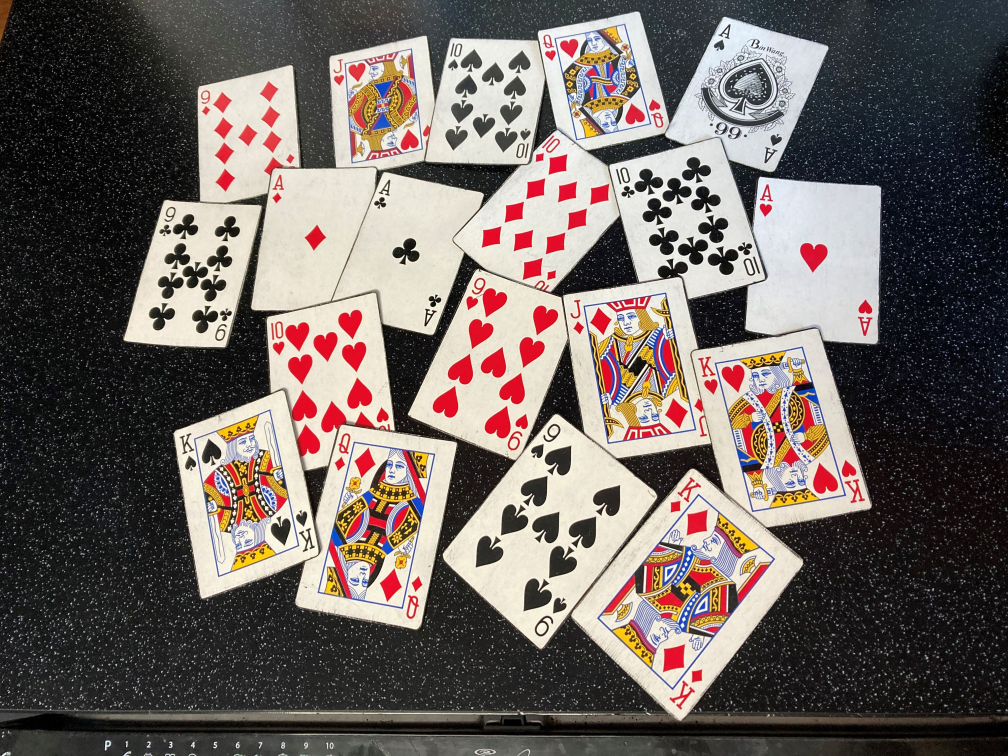
#> input picture WMA_projekt/cards/cards1.jpeg, 4032 x 3024 px (shown at 1/4 size)
$ python Projekt5.py
#> lines starting #> are read from the running program, lines starting #| are printed output that depends on the picture; after the words box and inside, x2 and y2 are one past the last pixel; in counts of white or black regions, pixels touching at a corner belong together
import cv2
import numpy as np
import os

# [62 lines left out: function recognizing_details, not called in this run]

#Reading pictures, Gaussian Blur and converting to gray
img = cv2.imread("cards/cards1.jpeg")
#> img is the input picture: shape (3024, 4032, 3); mean B, G, R 97, 101.3, 110.7
#img_blur = cv2.GaussianBlur(img, (3,3), 0)
img_gray = cv2.cvtColor(img, cv2.COLOR_BGR2GRAY)
#cv2.imshow("Gray", cv2.pyrDown(cv2.pyrDown(img_gray)))
#cv2.waitKey(0)

#Thresholding
_, img_threshold = cv2.threshold(img_gray,187,255, cv2.THRESH_BINARY) #187
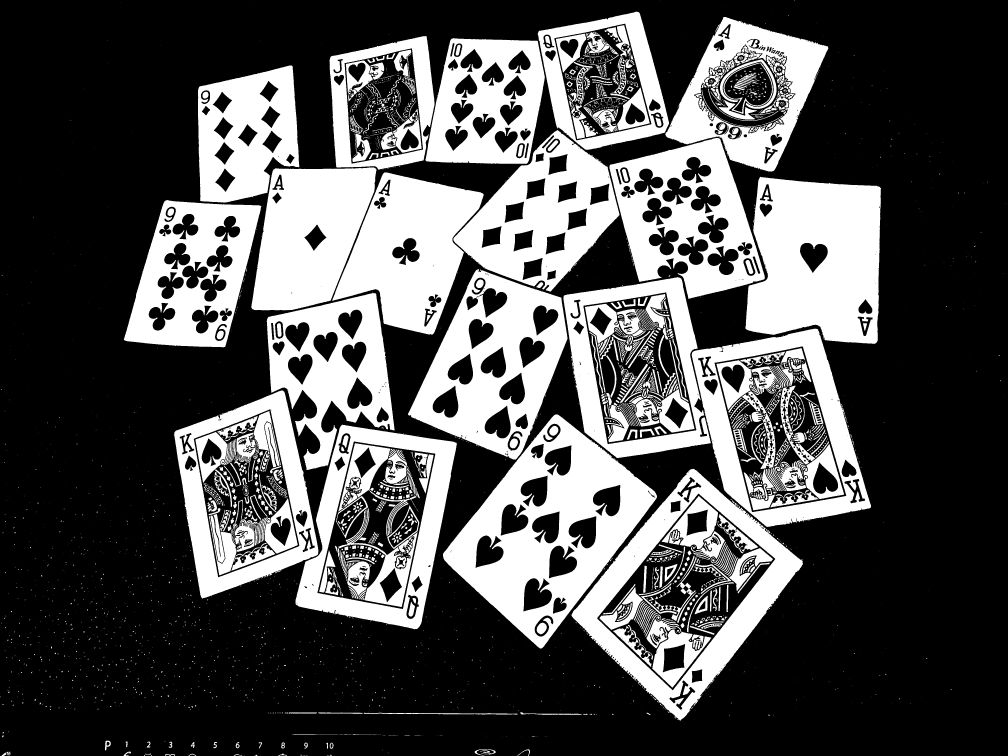
#> img_threshold: shape (3024, 4032) (shown at 1/4 size); 32% white; 3790 white regions (2413 under 20 px), largest, box (x1, y1, x2, y2) and area: (1772, 1657, 2628, 2594) 311111, (2982, 707, 3524, 1375) 288932, (1632, 1076, 2270, 1838) 219492
kernel = np.ones((3,3), np.uint8)
img_threshold2 = cv2.erode(img_threshold, kernel)
#> img_threshold2: shape (3024, 4032); 29.1% white; 3649 white regions (2730 under 20 px)
cv2.imshow("Erozja", cv2.pyrDown(cv2.pyrDown(img_threshold2)))
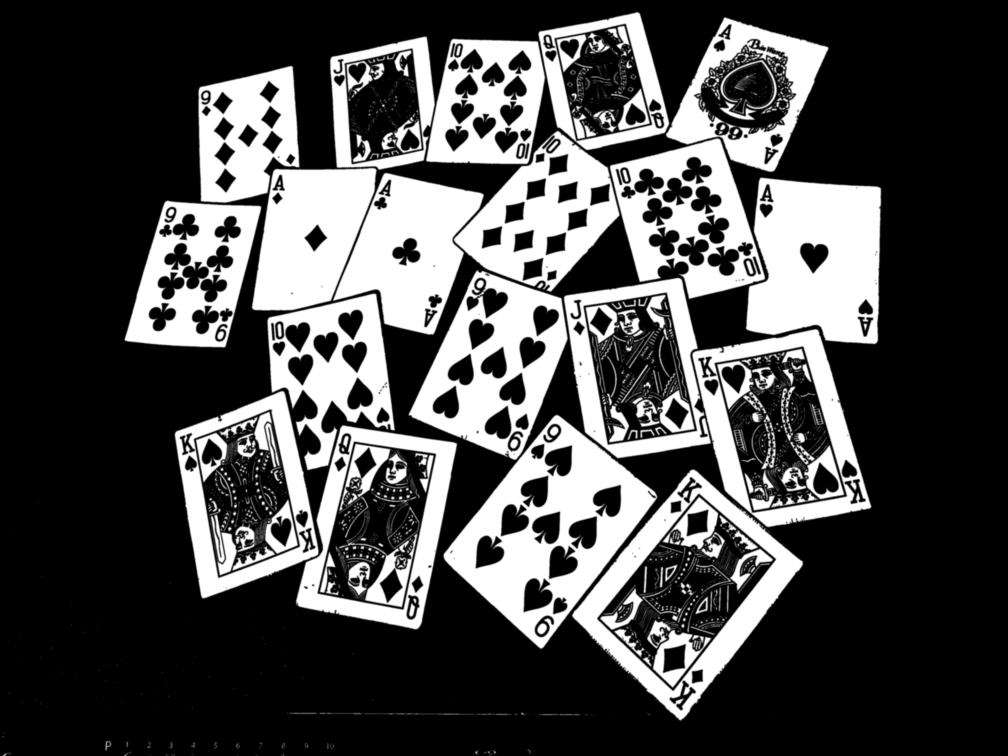
#> window 'Erozja': shape (756, 1008); min 0, max 255, mean 74.2
cv2.imshow("Threshold", cv2.pyrDown(cv2.pyrDown(img_threshold)))
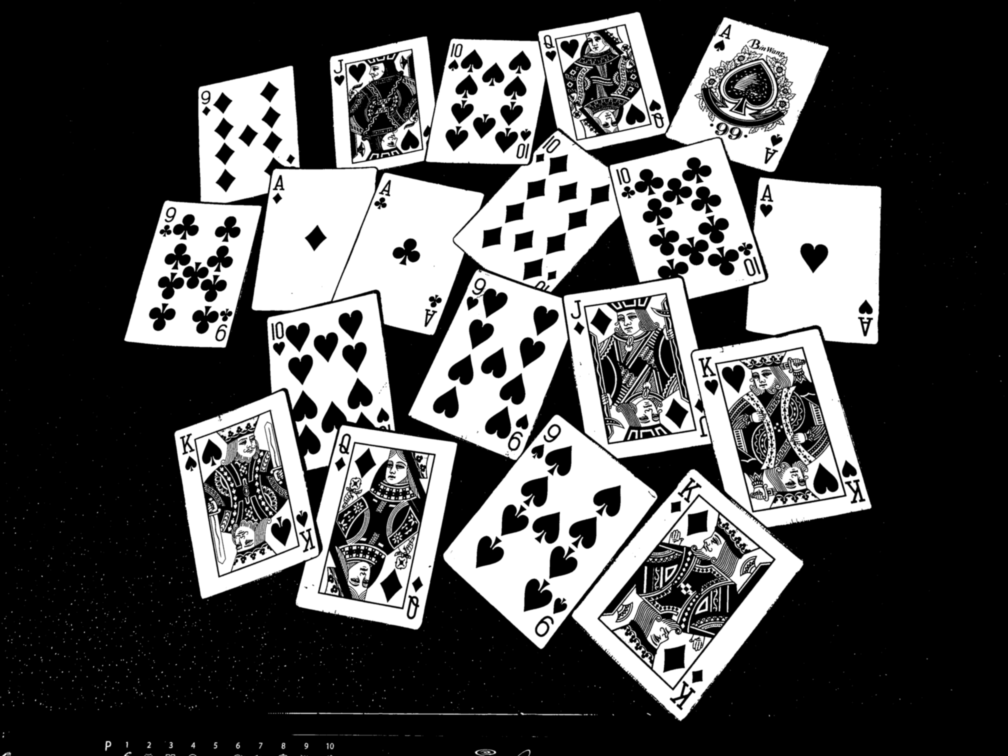
#> window 'Threshold': shape (756, 1008); min 0, max 255, mean 81.7
cv2.waitKey(0)

#Finding contours
contours, hierarchy = cv2.findContours(img_threshold, cv2.RETR_TREE, cv2.CHAIN_APPROX_NONE)
#> contours = 4717 contours, 3208 with area under 20; largest, box (x1, y1, x2, y2) and area: (2286, 1875, 3212, 2883) 472783, (1772, 1657, 2628, 2594) 407427, (2767, 1315, 3484, 2108) 387816, (1182, 1699, 1827, 2517) 365598, (695, 1562, 1274, 2394) 326754
img_contours1 = cv2.drawContours(img.copy(), contours, -1, (0,255,0), 3)
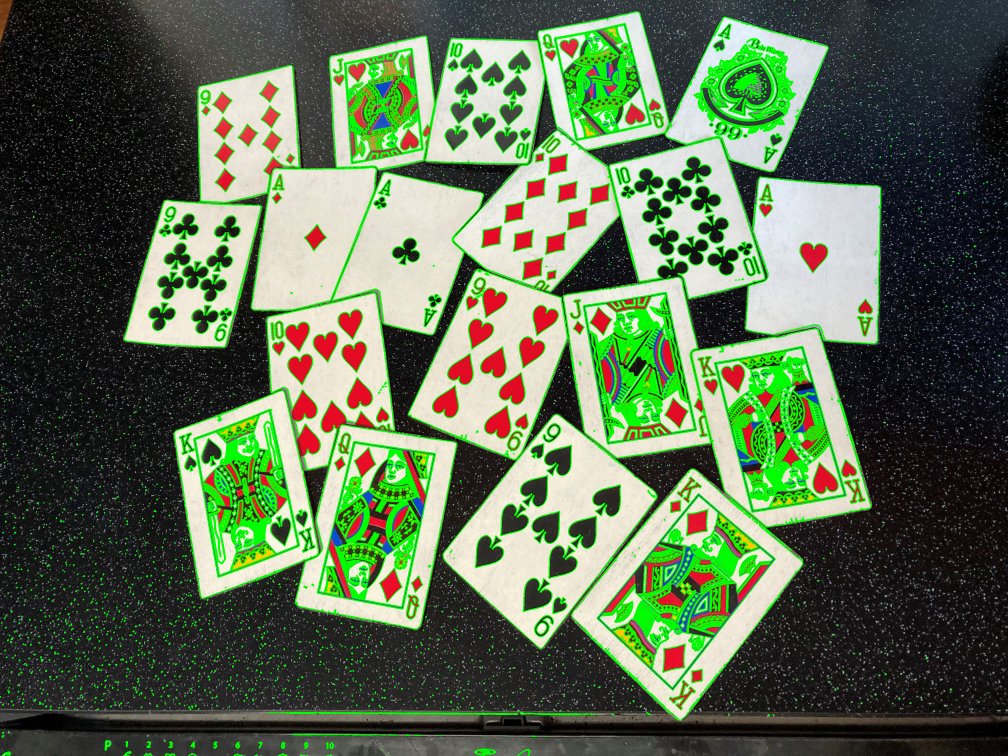
#> img_contours1: shape (3024, 4032, 3) (shown at 1/4 size); mean B, G, R 81.1, 108.7, 91.5
#print("Contours: ", len(hierarchy[0]))
#cv2.imshow("Contours1", cv2.pyrDown(cv2.pyrDown(img_contours1)))
#cv2.waitKey(0)

#Taking contours with area larger than constant
new_hierarchy = []
new_contours = []
for i in range(len(contours)):
    if cv2.contourArea(contours[i]) >=10000:
        new_contours.append(contours[i])
        new_hierarchy.append(hierarchy[0][i])
#> after the loop, new_contours = 45 contours; largest, box (x1, y1, x2, y2) and area: (2286, 1875, 3212, 2883) 472783, (1772, 1657, 2628, 2594) 407427, (2767, 1315, 3484, 2108) 387816, (1182, 1699, 1827, 2517) 365598, (695, 1562, 1274, 2394) 326754; new_hierarchy = 45 items, first 6: [1628, 1332, 1334, -1], [1626, 1369, 1371, 1333], [1378, 1375, 1377, 1370], [-1, 1597, 1625, 1370], [2022, 1713, 1715, -1], [2019, 1730, 1732, 1714]
#print("Contours: ", len(new_hierarchy))
img_contours2 = cv2.drawContours(img.copy(), new_contours, -1, (0,255,0), 3)
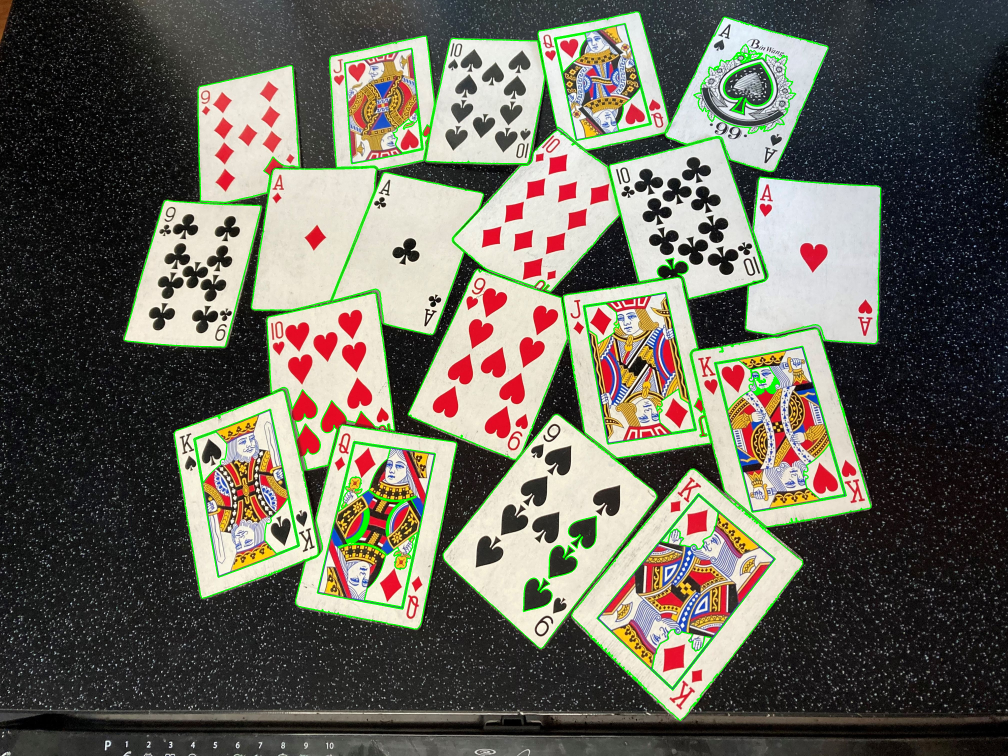
#> img_contours2: shape (3024, 4032, 3) (shown at 1/4 size); mean B, G, R 91.9, 103.2, 105.4
#cv2.imshow("Contours2", cv2.pyrDown(cv2.pyrDown(img_contours2)))
#cv2.waitKey(0)

#Taking only contour without parents
deleted_inner_contours = []
deleted_inner_hierarchy = []
for i in range(len(new_hierarchy)):
    if new_hierarchy[i][3] == -1:
        deleted_inner_contours.append(new_contours[i])
        deleted_inner_hierarchy.append(new_hierarchy[i])
#> this loop made 45 passes
#> after the loop, deleted_inner_contours = 19 contours; largest, box (x1, y1, x2, y2) and area: (2286, 1875, 3212, 2883) 472783, (1772, 1657, 2628, 2594) 407427, (2767, 1315, 3484, 2108) 387816, (1182, 1699, 1827, 2517) 365598, (695, 1562, 1274, 2394) 326754; deleted_inner_hierarchy = 19 items, first 6: [1628, 1332, 1334, -1], [2022, 1713, 1715, -1], [2055, 2030, 2032, -1], [2382, 2086, 2088, -1], [2885, 2428, 2430, -1], [2930, 2908, 2910, -1]
#print("Contours: ", len(deleted_inner_contours))
img_contours3 = cv2.drawContours(img.copy(), deleted_inner_contours, -1, (0,255,0), 3)
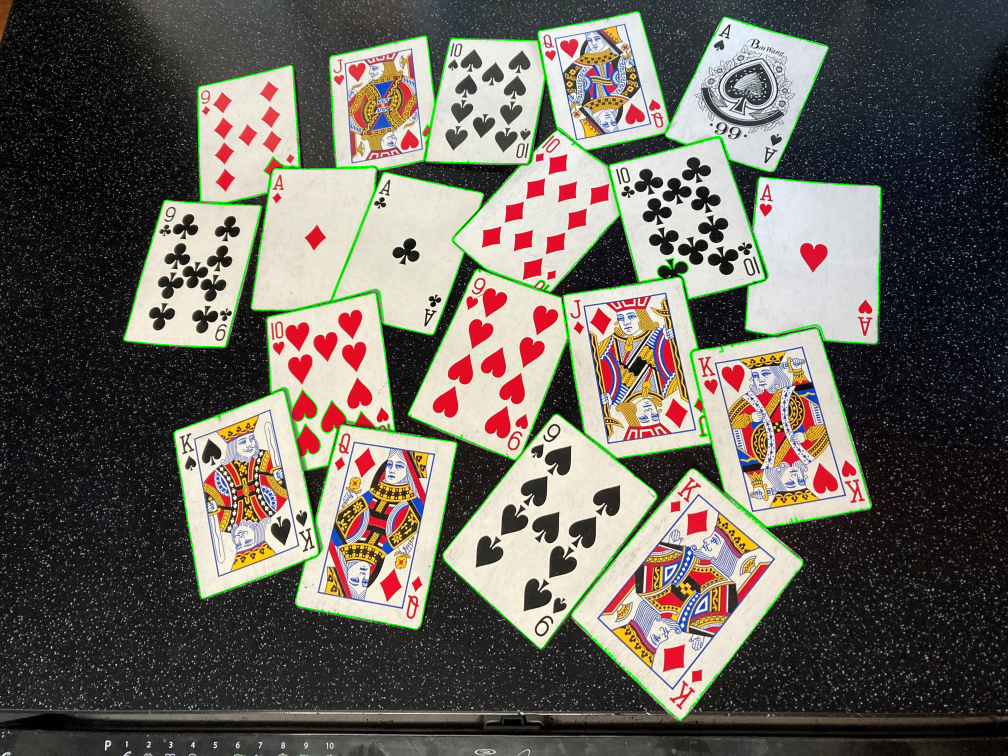
#> img_contours3: shape (3024, 4032, 3) (shown at 1/4 size); mean B, G, R 94.1, 102.4, 107.5
#cv2.imshow("Contours3", cv2.pyrDown(cv2.pyrDown(img_contours3)))
#cv2.waitKey(0)

#Rectangles with min area
rects = []
tops_of_cards = []
for contour in deleted_inner_contours:
    rect = cv2.minAreaRect(contour)
    rect = (rect[0], (rect[1][0] + 20, rect[1][1] + 20), rect[2])
    box = np.float32(np.int0(cv2.boxPoints(rect)))
    box_to_draw = np.int0(cv2.boxPoints(rect))
    tops_of_cards.append(box)
    rects.append(rect)
    img_rectangle = cv2.drawContours(img.copy(), [box_to_draw], -1, (0,255,0), 3)
#> this loop made 19 passes
#> (rect, box_to_draw) on passes 1 to 6: (((2744.2, 2376.5), (837, 637.2), -50.58), [[2724, 2902], [2232, 2497], [2763, 1850], [3256, 2255]]), (((1504.5, 2097.8), (792.4, 531.6), -78.47), [[1685, 2539], [1164, 2432], [1323, 1656], [1844, 1762]]), (((2192.9, 2121.6), (801.7, 567.2), -51.66), [[2166, 2611], [1721, 2260], [2219, 1631], [2664, 1983]]), (((978.5, 1975.5), (517.2, 779.2), -10.59), [[795, 2406], [652, 1640], [1161, 1545], [1304, 2310]]), (((3122.6, 1719.4), (580.7, 796.6), -13.53), [[2933, 2174], [2747, 1400], [3311, 1264], [3498, 2038]]), (((1319.8, 1531.8), (495.7, 677.4), -9.01), [[1128, 1905], [1021, 1236], [1511, 1158], [1617, 1827]])
#> after the loop, rects = 19 items; tops_of_cards = 19 items
    #cv2.imshow("Rectangle", cv2.pyrDown(cv2.pyrDown(img_rectangle)))
    #cv2.waitKey(0)

############
matrixes = []
cards = []
for i in range(len(rects)):
    #Matrix to perspective transform
    if rects[i][1][0] >= rects[i][1][1]:
        pts_convert = np.float32([[0, 0], [250, 0], [250, 400], [0, 400]])
    else:
        pts_convert = np.float32([[0, 400], [0, 0], [250, 0], [250, 400]])
    matrix = cv2.getPerspectiveTransform(tops_of_cards[i], pts_convert)
    matrixes.append(matrix)

    #Perspective transform
    img_prspective = cv2.warpPerspective(img_gray, matrix, (250, 400))
#> (the run stopped early here; a loop or call above may not have finished)
